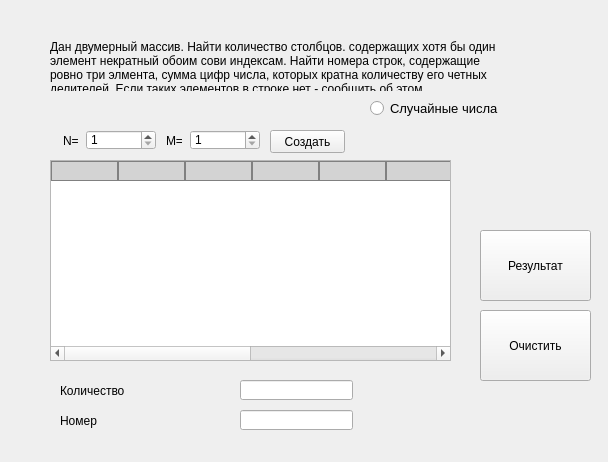
<?xml version="1.0" encoding="UTF-8"?>
<ui version="4.0">
 <class>Form</class>
 <widget class="QWidget" name="Массив">
  <property name="geometry">
   <rect>
    <x>0</x>
    <y>0</y>
    <width>608</width>
    <height>462</height>
   </rect>
  </property>
  <property name="windowTitle">
   <string>Массив</string>
  </property>
  <widget class="QLabel" name="label">
   <property name="geometry">
    <rect>
     <x>50</x>
     <y>40</y>
     <width>461</width>
     <height>51</height>
    </rect>
   </property>
   <property name="text">
    <string>Дан двумерный массив. Найти количество столбцов. содержащих хотя бы один элемент некратный обоим сови индексам. Найти номера строк, содержащие ровно три элмента, сумма цифр числа, которых кратна количеству его четных делителей. Если таких элементов в строке нет - сообщить об этом.</string>
   </property>
   <property name="alignment">
    <set>Qt::AlignLeading|Qt::AlignLeft|Qt::AlignTop</set>
   </property>
   <property name="wordWrap">
    <bool>true</bool>
   </property>
  </widget>
  <widget class="QLabel" name="label_2">
   <property name="enabled">
    <bool>true</bool>
   </property>
   <property name="geometry">
    <rect>
     <x>166</x>
     <y>130</y>
     <width>16</width>
     <height>21</height>
    </rect>
   </property>
   <property name="maximumSize">
    <size>
     <width>20</width>
     <height>16777215</height>
    </size>
   </property>
   <property name="baseSize">
    <size>
     <width>10</width>
     <height>0</height>
    </size>
   </property>
   <property name="autoFillBackground">
    <bool>false</bool>
   </property>
   <property name="frameShape">
    <enum>QFrame::NoFrame</enum>
   </property>
   <property name="text">
    <string>M=</string>
   </property>
   <property name="alignment">
    <set>Qt::AlignLeading|Qt::AlignLeft|Qt::AlignVCenter</set>
   </property>
   <property name="wordWrap">
    <bool>true</bool>
   </property>
  </widget>
  <widget class="QSpinBox" name="spinBox">
   <property name="geometry">
    <rect>
     <x>190</x>
     <y>130</y>
     <width>70</width>
     <height>20</height>
    </rect>
   </property>
   <property name="maximumSize">
    <size>
     <width>70</width>
     <height>16777215</height>
    </size>
   </property>
   <property name="minimum">
    <number>1</number>
   </property>
   <property name="maximum">
    <number>2147483647</number>
   </property>
  </widget>
  <widget class="QRadioButton" name="radioButton">
   <property name="geometry">
    <rect>
     <x>370</x>
     <y>100</y>
     <width>131</width>
     <height>17</height>
    </rect>
   </property>
   <property name="font">
    <font>
     <pointsize>10</pointsize>
    </font>
   </property>
   <property name="text">
    <string>Случайные числа</string>
   </property>
  </widget>
  <widget class="QPushButton" name="pushButton">
   <property name="geometry">
    <rect>
     <x>270</x>
     <y>130</y>
     <width>75</width>
     <height>23</height>
    </rect>
   </property>
   <property name="text">
    <string>Создать</string>
   </property>
  </widget>
  <widget class="QPushButton" name="pushButton_2">
   <property name="geometry">
    <rect>
     <x>480</x>
     <y>230</y>
     <width>111</width>
     <height>71</height>
    </rect>
   </property>
   <property name="text">
    <string>Результат</string>
   </property>
  </widget>
  <widget class="QPushButton" name="pushButton_3">
   <property name="geometry">
    <rect>
     <x>480</x>
     <y>310</y>
     <width>111</width>
     <height>71</height>
    </rect>
   </property>
   <property name="text">
    <string>Очистить</string>
   </property>
  </widget>
  <widget class="QLabel" name="label_5">
   <property name="geometry">
    <rect>
     <x>60</x>
     <y>380</y>
     <width>71</width>
     <height>21</height>
    </rect>
   </property>
   <property name="autoFillBackground">
    <bool>false</bool>
   </property>
   <property name="text">
    <string>Количество</string>
   </property>
   <property name="alignment">
    <set>Qt::AlignLeading|Qt::AlignLeft|Qt::AlignVCenter</set>
   </property>
   <property name="wordWrap">
    <bool>true</bool>
   </property>
  </widget>
  <widget class="QLabel" name="label_6">
   <property name="geometry">
    <rect>
     <x>60</x>
     <y>410</y>
     <width>71</width>
     <height>21</height>
    </rect>
   </property>
   <property name="autoFillBackground">
    <bool>false</bool>
   </property>
   <property name="text">
    <string>Номер</string>
   </property>
   <property name="alignment">
    <set>Qt::AlignLeading|Qt::AlignLeft|Qt::AlignVCenter</set>
   </property>
   <property name="wordWrap">
    <bool>true</bool>
   </property>
  </widget>
  <widget class="QLineEdit" name="lineEdit">
   <property name="geometry">
    <rect>
     <x>240</x>
     <y>410</y>
     <width>113</width>
     <height>20</height>
    </rect>
   </property>
  </widget>
  <widget class="QLineEdit" name="lineEdit_2">
   <property name="geometry">
    <rect>
     <x>240</x>
     <y>380</y>
     <width>113</width>
     <height>20</height>
    </rect>
   </property>
  </widget>
  <widget class="QTableWidget" name="tableWidget">
   <property name="geometry">
    <rect>
     <x>50</x>
     <y>160</y>
     <width>401</width>
     <height>201</height>
    </rect>
   </property>
   <property name="acceptDrops">
    <bool>false</bool>
   </property>
   <property name="styleSheet">
    <string notr="true">QHeaderView::section
{
background-color:lightgrey;
color: white;
border: 1px solid grey;
text-align: right;
font-family: arial;
font-size:12px;
}</string>
   </property>
   <property name="horizontalScrollBarPolicy">
    <enum>Qt::ScrollBarAlwaysOn</enum>
   </property>
   <property name="columnCount">
    <number>10</number>
   </property>
   <attribute name="horizontalHeaderDefaultSectionSize">
    <number>67</number>
   </attribute>
   <attribute name="horizontalHeaderShowSortIndicator" stdset="0">
    <bool>true</bool>
   </attribute>
   <attribute name="horizontalHeaderStretchLastSection">
    <bool>false</bool>
   </attribute>
   <column>
    <property name="text">
     <string/>
    </property>
    <property name="font">
     <font>
      <kerning>false</kerning>
     </font>
    </property>
    <property name="background">
     <color>
      <red>200</red>
      <green>200</green>
      <blue>200</blue>
     </color>
    </property>
    <property name="foreground">
     <brush brushstyle="SolidPattern">
      <color alpha="0">
       <red>200</red>
       <green>200</green>
       <blue>200</blue>
      </color>
     </brush>
    </property>
   </column>
   <column>
    <property name="text">
     <string/>
    </property>
   </column>
   <column>
    <property name="text">
     <string/>
    </property>
   </column>
   <column>
    <property name="text">
     <string/>
    </property>
   </column>
   <column>
    <property name="text">
     <string/>
    </property>
   </column>
   <column>
    <property name="text">
     <string/>
    </property>
   </column>
   <column>
    <property name="text">
     <string/>
    </property>
   </column>
   <column>
    <property name="text">
     <string/>
    </property>
   </column>
   <column>
    <property name="text">
     <string/>
    </property>
   </column>
   <column>
    <property name="text">
     <string/>
    </property>
   </column>
  </widget>
  <widget class="QLabel" name="label_4">
   <property name="geometry">
    <rect>
     <x>63</x>
     <y>130</y>
     <width>16</width>
     <height>21</height>
    </rect>
   </property>
   <property name="autoFillBackground">
    <bool>false</bool>
   </property>
   <property name="text">
    <string>N=</string>
   </property>
   <property name="alignment">
    <set>Qt::AlignLeading|Qt::AlignLeft|Qt::AlignVCenter</set>
   </property>
   <property name="wordWrap">
    <bool>true</bool>
   </property>
  </widget>
  <widget class="QSpinBox" name="spinBox_3">
   <property name="geometry">
    <rect>
     <x>86</x>
     <y>130</y>
     <width>70</width>
     <height>20</height>
    </rect>
   </property>
   <property name="maximumSize">
    <size>
     <width>70</width>
     <height>16777215</height>
    </size>
   </property>
   <property name="minimum">
    <number>1</number>
   </property>
   <property name="maximum">
    <number>2147483647</number>
   </property>
  </widget>
 </widget>
 <resources/>
 <connections/>
</ui>
